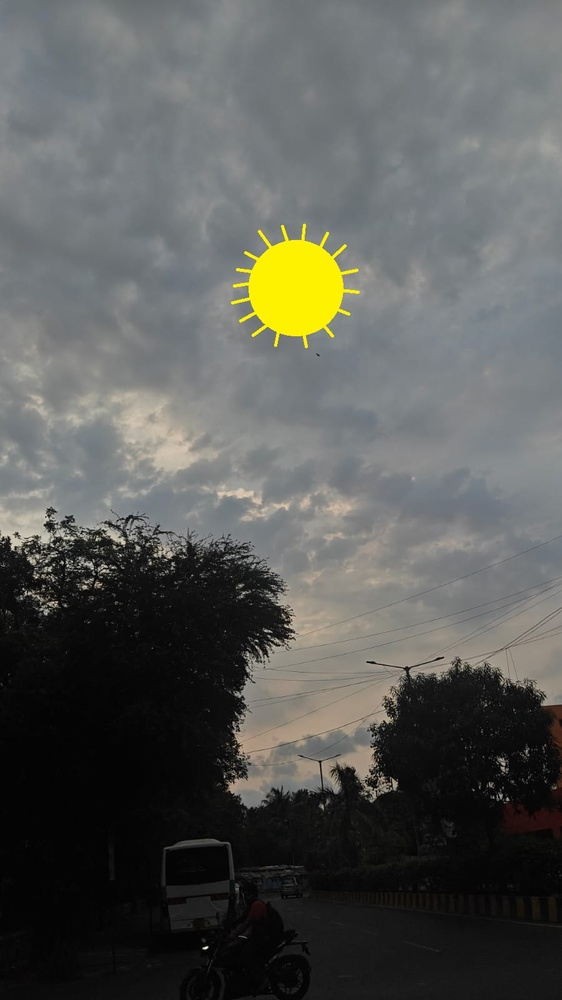
#> input picture test_images/edited_img.jpg, 562 x 1000 px, shrunk from 900 x 1600 before the run
$ python -i noise.py   (imports and definitions only)
#> lines starting #> are read from the running program, lines starting #| are printed output that depends on the picture
from PIL import Image, ImageEnhance
import numpy as np
import cv2 as cv


def run_noise_analysis(image_path, output_path):
    # 1. open image and convert to grayscale
#> called with image_path = '../test_images/edited_img.jpg', output_path = 'out.png'
    src = cv.imread(image_path)
#> src is the input picture: shape (1000, 562, 3); mean B, G, R 87.6, 91, 89.7
    gray_image = cv.cvtColor(src, cv.COLOR_BGR2GRAY)
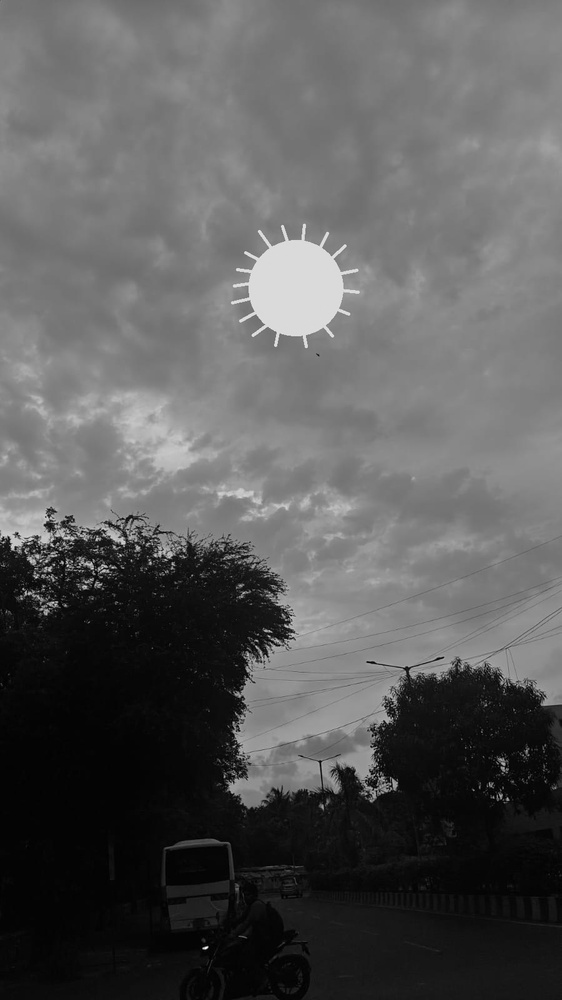
#> gray_image: shape (1000, 562); min 0, max 254, mean 90.2

    # 2. apply Gaussian blur to the grayscale image
    blur = cv.GaussianBlur(gray_image, (5, 5), 0)

    # 3. subtract the blurred version from the original grayscale
    diff = cv.absdiff(gray_image, blur)
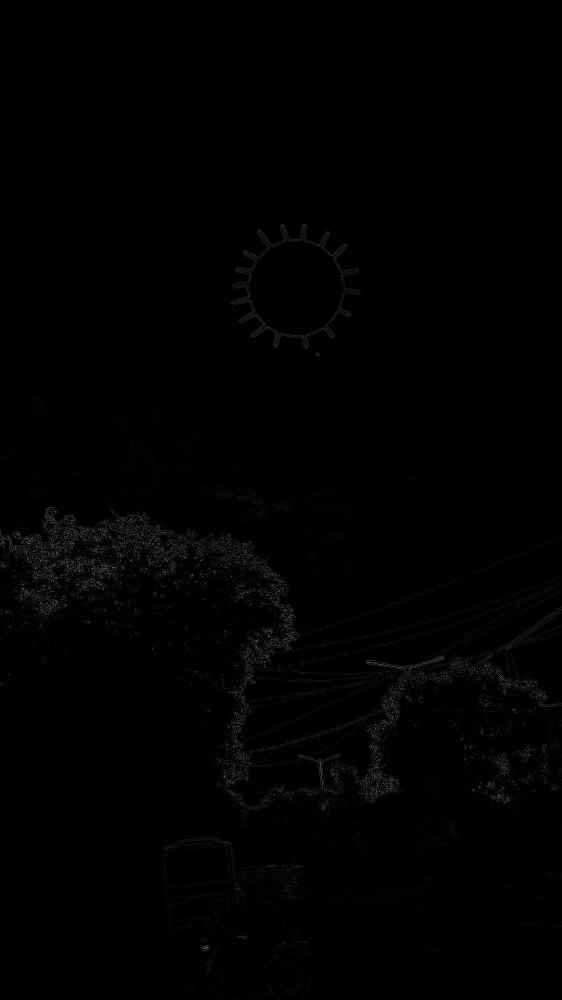
#> diff: shape (1000, 562); min 0, max 102, mean 1.6
    diff_image = Image.fromarray(diff)
    # 4. amplify the result so differences are visible
    enhanced = ImageEnhance.Brightness(diff_image)
    result = enhanced.enhance(15)
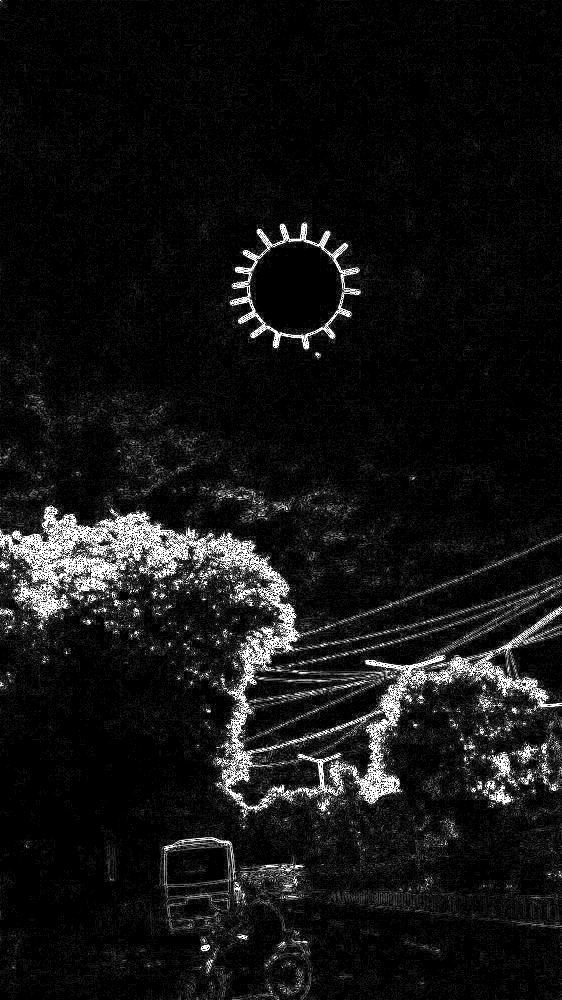
#> result: PIL image 562x1000 L; min 0, max 255, mean 19.8

    # 5. save the noise map to output_path
    result.save(output_path)

    # 6. return output_path
    return output_path

>>> result = run_noise_analysis('../test_images/edited_img.jpg', 'out.png')
